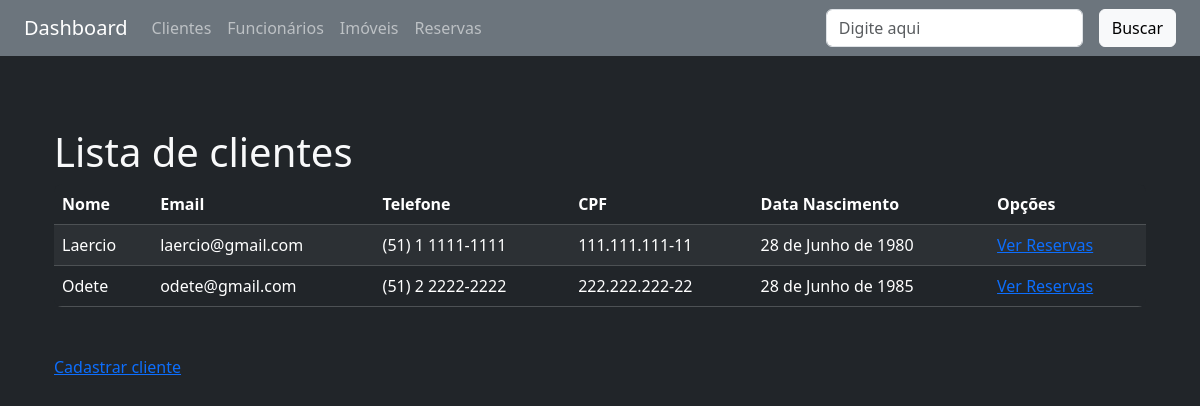
The app's page /clientes/nome/, older data.
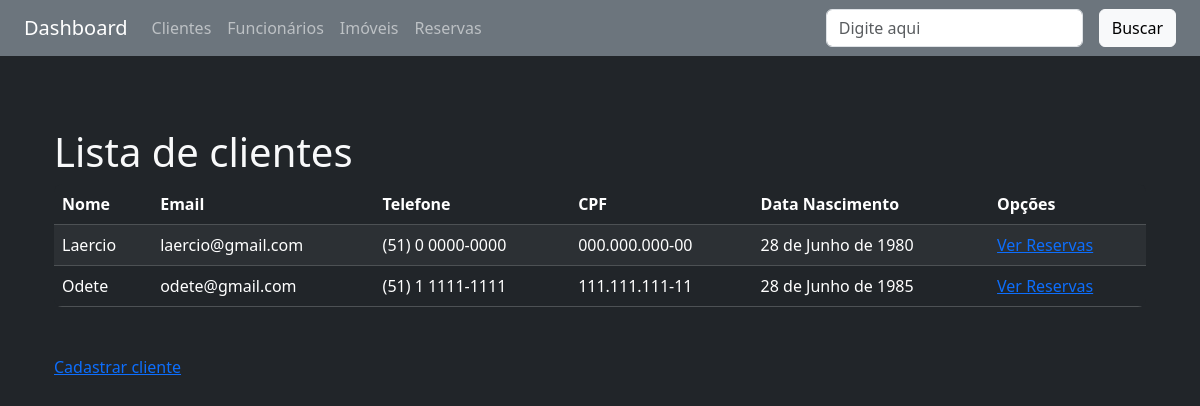
The same page, newer data.
### clientes/models.py (models this page shows, shortened)
class Cliente(models.Model):
    nome = models.CharField(max_length=100)
    email = models.EmailField(unique=True)
    telefone = models.CharField(max_length=20)
    cpf = models.CharField(max_length=14, unique=True)
    data_nascimento = models.DateField(null=True, blank=True)
    ativo = models.BooleanField(default=True)

### clientes/views.py (the view)
# urls.py: path('<campo>/', clientes, name="lista"),
def clientes(request, campo):
    query = request.GET.get('busca', '')
    if campo == 'nome' and query:
        clientes = Cliente.objects.filter(ativo=True, nome__icontains=query)
    else:
        clientes = Cliente.objects.filter(ativo=True)
    if campo:
        campo_ordenacao = ORDENACAO_CLIENTES_LOOKUP.get(campo, 'nome')
        clientes = clientes.order_by(campo_ordenacao)
    dados = {'clientes': clientes, 'ativos': True, 'query': query}
    return render(request, 'clientes/lista.html', dados)

### clientes/templates/clientes/lista.html
{% extends 'base.html' %}
{% block content %}
<div class="container-sm mt-5">
    <h1 class="h1">Lista de clientes</h1>
</div>
<div class="container-sm mt-2">
    <div class="bg-dark rounded-3 overflow-hidden">
        <table cellpadding="5" cellspacing="1" class="table table-dark table-striped mb-0">
            <thead>
                <tr>
                    <th>Nome</th>
                    <th>Email</th>
                    <th>Telefone</th>
                    <th>CPF</th>
                    <th>Data Nascimento</th>
                    <th>Opções</th>
                </tr>
            </thead>
            <tbody>
                {% for cliente in clientes %}
                <tr>
                    <td>{{ cliente.nome }}</td>
                    <td>{{ cliente.email }}</td>
                    <td>{{ cliente.telefone }}</td>
                    <td>{{ cliente.cpf }}</td>
                    <td>{{ cliente.data_nascimento }}</td>
                    <td><a href="#">Ver Reservas</a></td>
                </tr>
                {% empty %}
                <tr>
                    <td colspan="6">Nenhum cliente cadastrado.</td>
                </tr>
                {% endfor %}
            </tbody>
        </table>
    </div>
</div>
<div class="container-sm mt-5">
    <a href="{% url 'clientes:cadastrar' %}">Cadastrar cliente</a>
</div>
{% endblock %}

Row changes from the older to the newer data that the page shows:
changed Cliente "Laercio": telefone "(51) 1 1111-1111" → "(51) 0 0000-0000"; cpf "111.111.111-11" → "000.000.000-00"
changed Cliente "Odete": telefone "(51) 2 2222-2222" → "(51) 1 1111-1111"; cpf "222.222.222-22" → "111.111.111-11"
